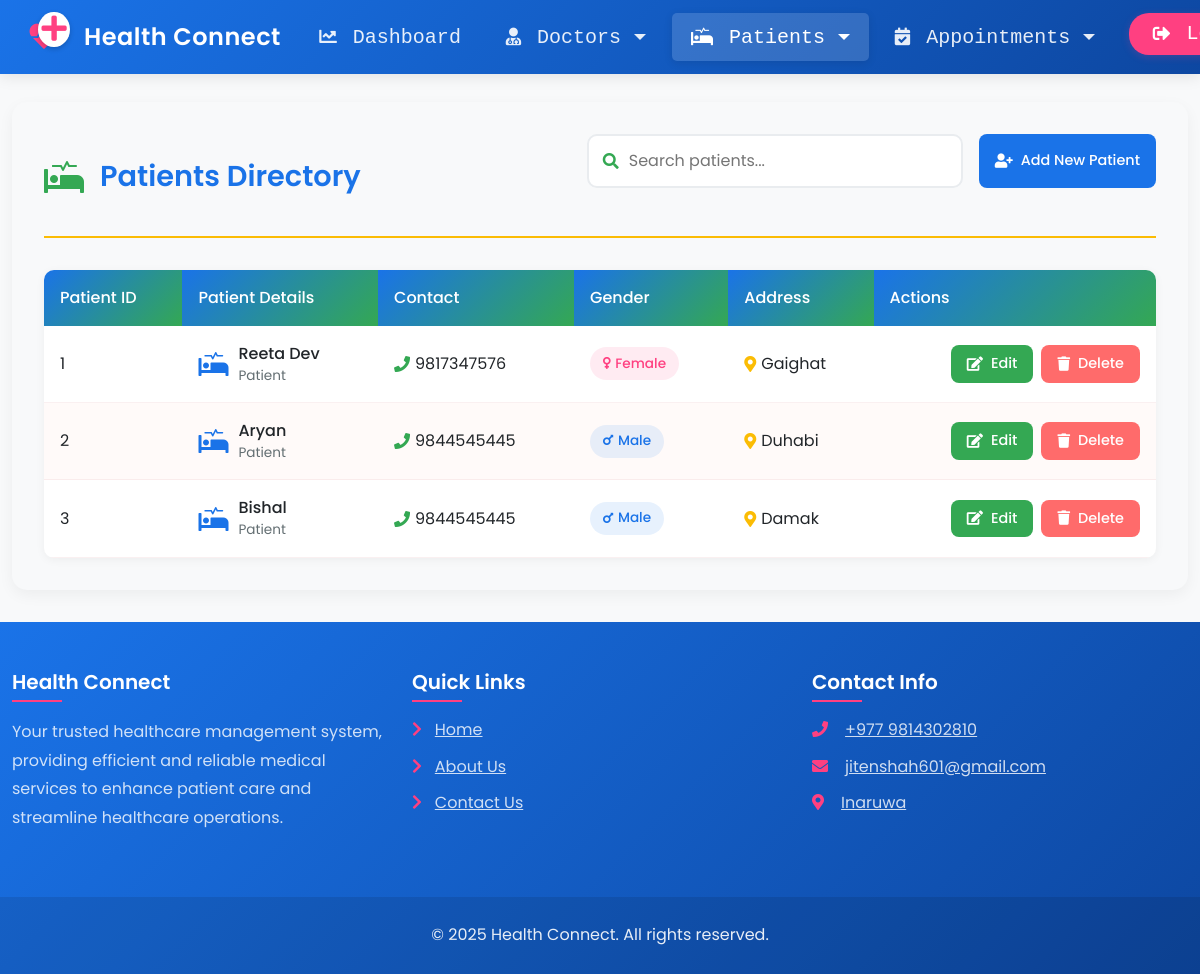
Page /view_patient/ (signed in) on the committed database.
### Health/models.py (models this page shows, shortened)
class Patient(models.Model):
    name = models.CharField(max_length=50)
    gender = models.CharField(max_length=10)
    mobile = models.IntegerField(null=True, blank=True)
    address = models.CharField(max_length=150)

### Health/views.py (the view)
# urls.py: path('view_patient/', View_Patient, name='view_patient'),
def View_Patient(request):
    if not request.user.is_staff:
        return redirect('login')
    patients = Patient.objects.all().order_by('id')  # Order by ID for consistency
    d = {'patients': patients}
    return render(request, 'view_patient.html', d)

### Health/templates/view_patient.html (shortened to what this page needs)
{% extends 'navigationbar.html' %}
{% load static %}
{% block body %}
<div class="view-container container">
    <div class="view-header">
        <div class="view-title">
            <i class="fas fa-procedures"></i>
            <span>Patients Directory</span>
        </div>
        <div class="filter-section">
            <div class="search-box">
                <i class="fas fa-search"></i>
                <input type="text" id="patientSearch" placeholder="Search patients...">
            </div>
            <a href="{% url 'add_patient' %}" class="btn-action btn-view">
                <i class="fas fa-user-plus"></i> Add New Patient
            </a>
        </div>
    </div>
    <div class="table-responsive">
        <table class="custom-table" id="patientsTable">
            <thead>
                <tr>
                    <th>Patient ID</th>
                    <th>Patient Details</th>
                    <th>Contact</th>
                    <th>Gender</th>
                    <th>Address</th>
                    <th>Actions</th>
                </tr>
            </thead>
            <tbody>
                {% for patient in patients %}
                <tr>
                    <td>{{ patient.id }}</td>
                    <td>
                        <div style="display: flex; align-items: center; gap: 10px;">
                            <i class="fas fa-procedures" style="color: var(--primary-color); font-size: 1.5rem;"></i>
                            <div>
                                <div style="font-weight: 500;">{{ patient.name }}</div>
                                <div style="font-size: 0.85rem; color: var(--text-secondary);">Patient</div>
                            </div>
                        </div>
                    </td>
                    <td>
                        <div style="display: flex; align-items: center; gap: 5px;">
                            <i class="fas fa-phone" style="color: var(--secondary-color);"></i>
                            {{ patient.mobile|default:"Not Provided" }}
                        </div>
                    </td>
                    <td>
                        <span class="status-badge {% if patient.gender == 'Male' %}status-male{% elif patient.gender == 'Female' %}status-female{% else %}status-other{% endif %}">
                            <i class="fas {% if patient.gender == 'Male' %}fa-mars{% elif patient.gender == 'Female' %}fa-venus{% else %}fa-transgender{% endif %}"></i>
                            {{ patient.gender }}
                        </span>
                    </td>
                    <td>
                        <div style="display: flex; align-items: center; gap: 5px;">
                            <i class="fas fa-map-marker-alt" style="color: var(--accent-color);"></i>
                            {{ patient.address }}
                        </div>
                    </td>
                    <td>
                        <div class="action-buttons">
                            <a href="{% url 'edit_patient' patient.id %}" class="btn-action btn-edit" title="Edit Patient">
                                <i class="fas fa-edit"></i> Edit
                            </a>
                            <a href="{% url 'delete_patient' patient.id %}"
                               onclick="return confirm('Are you sure you want to remove this patient from the system?')"
                               class="btn-action btn-delete" title="Delete Patient">
                                <i class="fas fa-trash"></i> Delete
                            </a>
                        </div>
                    </td>
                </tr>
                {% endfor %}
            </tbody>
        </table>
    </div>
</div>
{% endblock %}

### Health/static/css/mystyle.css (style rules this page uses)
:root { --primary-color: #1a73e8; --secondary-color: #34a853; --accent-color: #fbbc04; --danger-color: #ea4335; --light-bg: #f8f9fa; --dark-bg: #2d3436; --text-primary: #2d3436; --text-secondary: #636e72; --border-color: #e9ecef; --hover-color: #f1f3f4; --shadow-sm: 0 2px 4px rgba(0,0,0,0.05); --shadow-md: 0 4px 6px rgba(0,0,0,0.1); --shadow-lg: 0 10px 15px rgba(0,0,0,0.1); }
body { font-family: 'Poppins', sans-serif; background-color: #f8f9fa; padding-top: 70px; min-height: 100vh; display: flex; flex-direction: column; }
.container { max-width: 1200px; margin: 0 auto; }
.view-container { padding: 2rem; background: var(--light-bg); border-radius: 15px; box-shadow: 0 5px 15px rgba(0, 0, 0, 0.05); margin: 2rem auto; }
.view-header { display: flex; justify-content: space-between; align-items: center; margin-bottom: 2rem; padding-bottom: 1rem; border-bottom: 2px solid var(--accent-color); }
.view-title { font-size: 1.8rem; color: var(--primary-color); font-weight: 600; display: flex; align-items: center; gap: 1rem; }
.view-title i { color: var(--secondary-color); font-size: 2rem; }
.table-responsive { background: white; border-radius: 10px; box-shadow: 0 2px 10px rgba(0, 0, 0, 0.05); overflow: hidden; }
.custom-table { width: 100%; border-collapse: separate; border-spacing: 0; margin: 0; }
.custom-table thead th { background: linear-gradient(135deg, var(--primary-color), var(--secondary-color)); color: white; padding: 1rem; font-weight: 500; text-align: left; border: none; white-space: nowrap; }
.custom-table tbody tr { transition: all 0.3s ease; }
.custom-table tbody tr:nth-child(even) { background-color: rgba(250, 208, 196, 0.1); }
.custom-table td { padding: 1rem; border-bottom: 1px solid rgba(230, 178, 186, 0.2); vertical-align: middle; }
.action-buttons { display: flex; gap: 0.5rem; justify-content: flex-end; }
.btn-action { padding: 0.5rem 1rem; border: none; border-radius: 8px; font-weight: 500; display: inline-flex; align-items: center; gap: 0.5rem; transition: all 0.3s ease; text-decoration: none; font-size: 0.9rem; }
.btn-edit { background-color: var(--secondary-color); color: white; }
.btn-delete { background-color: #ff6b6b; color: white; }
.btn-view { background-color: var(--primary-color); color: white; }
.status-badge { padding: 0.4rem 0.8rem; border-radius: 20px; font-size: 0.85rem; font-weight: 500; display: inline-flex; align-items: center; gap: 0.3rem; }
.filter-section { display: flex; gap: 1rem; margin-bottom: 2rem; flex-wrap: wrap; }
.search-box { flex: 1; min-width: 250px; position: relative; }
.search-box input { width: 100%; padding: 0.8rem 1rem 0.8rem 2.5rem; border: 2px solid var(--border-color); border-radius: 10px; font-size: 1rem; transition: all 0.3s ease; }
.search-box i { position: absolute; left: 1rem; top: 50%; transform: translateY(-50%); color: var(--secondary-color); }
.status-male { background-color: rgba(26, 115, 232, 0.1); color: #1a73e8; }
.status-female { background-color: rgba(255, 64, 129, 0.1); color: #ff4081; }

### Health/static/css/navbar.css (style rules this page uses)
body { font-family: 'Poppins', sans-serif; background-color: #f8f9fa; padding-top: 70px; min-height: 100vh; display: flex; flex-direction: column; }
.container { max-width: 1200px; margin: 0 auto; }

### rows in the picture
Patient: id "1", name "Reeta Dev", mobile "9817347576", gender "Female", address "Gaighat"
Patient: id "2", name "Aryan", mobile "9844545445", gender "Male", address "Duhabi"
Patient: id "3", name "Bishal", mobile "9844545445", gender "Male", address "Damak"
